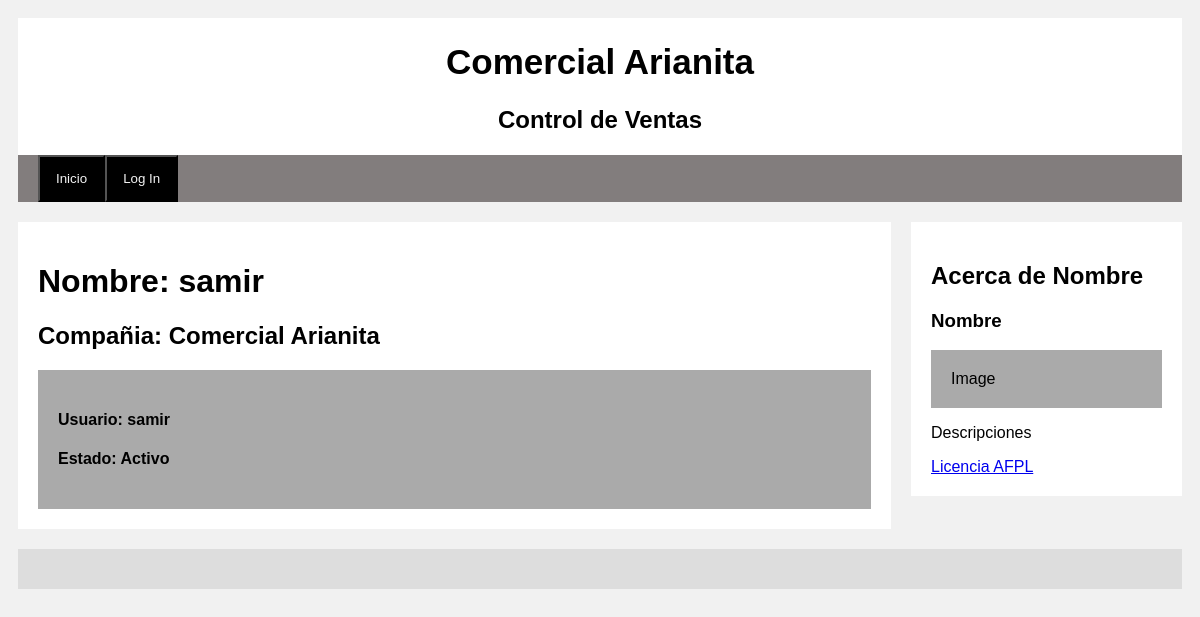
Page /trabajadores/1 on the committed database.
### inventarioTienda/models.py (models this page shows, shortened)
class R1MTrabajador(models.Model):
    trbcod = models.AutoField(db_column='TrbCod', primary_key=True)  # Field name made lowercase.
    trbciacod = models.ForeignKey(F2MCompany, models.RESTRICT, db_column='TrbCiaCod')  # Field name made lowercase.
    trbnom = models.CharField(db_column='TrbNom', max_length=60)  # Field name made lowercase.
    trbcon = models.CharField(db_column='TrbCon', max_length=10)  # Field name made lowercase.
    trausr = models.ForeignKey(User, on_delete=models.CASCADE, db_column='TrbUsr', null=True, blank=True)
    trbestreg = models.ForeignKey(GzzEstadoRegistro, models.RESTRICT, db_column='TrbEstReg')  # Field name made lowercase.
    class Meta:
        db_table = 'r1m_trabajador'
        unique_together = (('trbcod', 'trbciacod'),)

class F2MCompany(models.Model):
    ciacod = models.AutoField(db_column='CiaCod', primary_key=True)  # Field name made lowercase.
    cianom = models.CharField(db_column='CiaNom', max_length=60)  # Field name made lowercase.
    ciaruc = models.BigIntegerField(db_column='CiaRUC', validators=[MinValueValidator(10000000000), MaxValueValidator(99999999999)])  # Field name made lowercase.
    ciacap = models.DecimalField(db_column='CiaCap', max_digits=20, decimal_places=2)  # Field name made lowercase.
    ciaestregcod = models.ForeignKey(GzzEstadoRegistro, models.RESTRICT, db_column='CiaEstRegCod')  # Field name made lowercase.
    class Meta:
        db_table = 'f2m_company'

class GzzEstadoRegistro(models.Model):
    estregcod = models.CharField(db_column='EstRegCod', primary_key=True, max_length=1)  # Field name made lowercase.
    estregdes = models.CharField(db_column='EstRegDes', max_length=40)  # Field name made lowercase.
    estregestreg = models.ForeignKey('self', models.RESTRICT, db_column='EstRegEstReg', default='A')  # Field name made lowercase.
    class Meta:
        db_table = 'gzz_estado_registro'

### inventarioTienda/views.py (the view)
# urls.py: path('trabajadores/<int:index>', trabajadorView, name="verTrabajador"),
def trabajadorView(request, *args, **kwargs):
    obj = R1MTrabajador.objects.get(trbcod=kwargs['index'])
    context = {
        'codigoComp': obj.trbciacod,
        'nombre': obj.trbnom,
        'con': obj.trbcon,
        'user': obj.trausr.username,
        'estado': obj.trbestreg.estregdes,
    }
    loggerRequest.debug(f'enviando vista ver trabajador {obj.trbcod}')
    return render(request, 'trabajador/verTrabajador.html', context)

### inventarioTienda/templates/trabajador/verTrabajador.html
{% extends 'base.html' %}
{% block leftcolumn %}
    <h1>Nombre: {{ nombre }}</h1>
    <h2>Compañia: {{ codigoComp.cianom }} </h2>
    <div class="fakeimg">
        <h4>Usuario: {{ user }}</h4>
        <h4>Estado: {{ estado }}</h4>
    </div>
{% endblock %}

### static/css/style.css (style rules this page uses)
* { box-sizing: border-box; }
body { font-family: Arial; padding: 10px; background: #f1f1f1; }
.fakeimg { background-color: #aaa; width: 100%; padding:20px; }

### rows in the picture
R1MTrabajador: TrbNom "samir"
F2MCompany: cianom "Comercial Arianita"
GzzEstadoRegistro: EstRegDes "Activo"

### other values in the picture
{{ user }} "samir"
